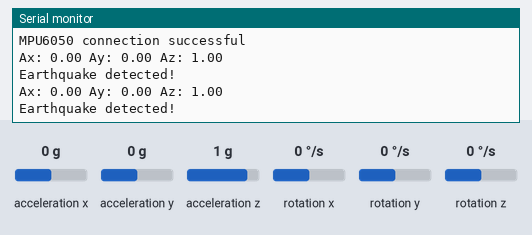
A sketch run on a simulated Arduino Uno, built with avr-gcc and run on an emulated ATmega328P. Parts: the last lines printed to the serial monitor. Inputs (shaded band) come from the test bench; at power-on: acceleration x 0 g, acceleration y 0 g, acceleration z 1 g, rotation x 0 °/s, rotation y 0 °/s, rotation z 0 °/s. The modem accepts every AT command (registered, SIM ready, sends succeed) and sends nothing else.

Above: at 6.7 s.
6.8 s: acceleration x set to -1.4 g
At 12.9 s:
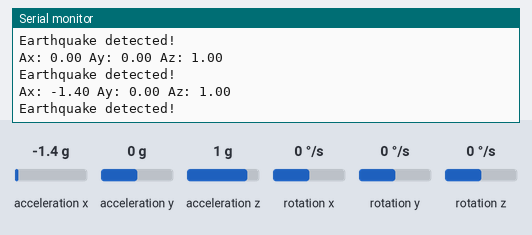
13.4 s: acceleration y set to -1.4 g
At 18.2 s:
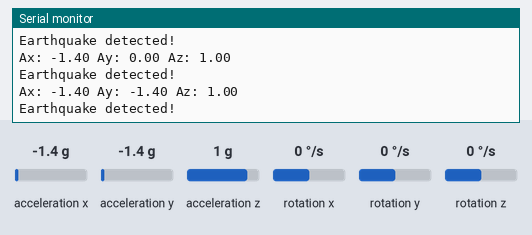
20.0 s: acceleration z set to -1.4 g
At 24.8 s:
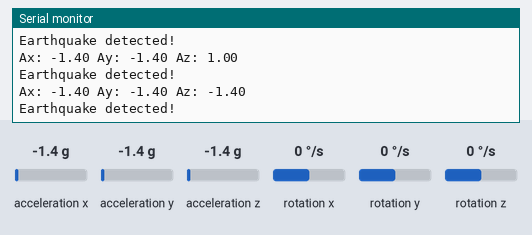

The sketch:

MotionSensor_SMSS.ino
```cpp
#include <Wire.h>
#include <MPU6050.h>
#include <SoftwareSerial.h>
// Rough Code by MarkMequits (C++), ArduinoIDE 2.3.5-nightly
MPU6050 mpu;
SoftwareSerial SIM800(7, 8); // RX, TX

void setup() {
  Serial.begin(9600);
  SIM800.begin(9600);
  Wire.begin();
  mpu.initialize();

  if (!mpu.testConnection()) {
    Serial.println("MPU6050 connection failed");
    while (1);
  }
  Serial.println("MPU6050 connection successful");
}

void loop() {
  int16_t ax, ay, az;
  mpu.getAcceleration(&ax, &ay, &az);

  float ax_g = ax / 16384.0;
  float ay_g = ay / 16384.0;
  float az_g = az / 16384.0;

  Serial.print("Ax: "); Serial.print(ax_g);
  Serial.print(" Ay: "); Serial.print(ay_g);
  Serial.print(" Az: "); Serial.println(az_g);

  float threshold = 0.5; // Adjust this threshold if needed (or idk as you want)
  if (abs(ax_g) > threshold || abs(ay_g) > threshold || abs(az_g) > threshold) {
    Serial.println("Earthquake detected!");
    sendSMS("Earthquake detected! Please take precautions.");
  }

  delay(500);
}

void sendSMS(String message) {
  SIM800.print("AT+CMGF=1\r"); // Set SMS mode (idkwhat this is tutorial lng)
  delay(100);
  SIM800.print("AT+CMGS=\"+xxxxxxxxxxxxxx\"\r"); // Replace with phone number
  delay(100);
  SIM800.print(message);
  delay(100);
  SIM800.write(26); // Send Ctrl+Z to send the message (idk bro,but yeah)
  delay(5000);
}
```

Measured:
- after the input at 6.8 s, the serial monitor: prints a new line after 5.0 s (image 1)
- after the input at 13.4 s, the serial monitor: prints a new line after 4.3 s (image 2)
- after the input at 20.0 s, the serial monitor: prints a new line after 3.6 s (image 3)
